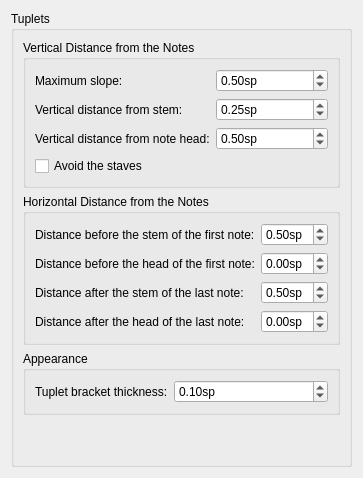
     <widget class="QWidget" name="Page19">
      <layout class="QVBoxLayout" name="verticalLayout_301">
       <property name="spacing">
        <number>0</number>
       </property>
       <item>
        <widget class="QGroupBox" name="groupBox">
         <property name="title">
          <string>Tuplets</string>
         </property>
         <layout class="QVBoxLayout" name="verticalLayout_38">
          <item>
           <widget class="QGroupBox" name="verticalDistance">
            <property name="title">
             <string>Vertical Distance from the Notes</string>
            </property>
            <layout class="QFormLayout" name="formLayout_5">
             <item row="0" column="0">
              <widget class="QLabel" name="label_48">
               <property name="text">
                <string>Maximum slope:</string>
               </property>
               <property name="buddy">
                <cstring>tupletMaxSlope</cstring>
               </property>
              </widget>
             </item>
             <item row="1" column="0">
              <widget class="QLabel" name="label_49">
               <property name="text">
                <string>Vertical distance from stem:</string>
               </property>
               <property name="buddy">
                <cstring>tupletVStemDistance</cstring>
               </property>
              </widget>
             </item>
             <item row="2" column="0">
              <widget class="QLabel" name="label_50">
               <property name="text">
                <string>Vertical distance from note head:</string>
               </property>
               <property name="buddy">
                <cstring>tupletVHeadDistance</cstring>
               </property>
              </widget>
             </item>
             <item row="3" column="0">
              <widget class="QCheckBox" name="tupletOutOfStaff">
               <property name="text">
                <string>Avoid the staves</string>
               </property>
              </widget>
             </item>
             <item row="1" column="1">
              <widget class="QDoubleSpinBox" name="tupletVStemDistance">
               <property name="suffix">
                <string>sp</string>
               </property>
               <property name="minimum">
                <double>-5.000000000000000</double>
               </property>
               <property name="maximum">
                <double>5.000000000000000</double>
               </property>
               <property name="singleStep">
                <double>0.050000000000000</double>
               </property>
               <property name="value">
                <double>0.250000000000000</double>
               </property>
              </widget>
             </item>
             <item row="2" column="1">
              <widget class="QDoubleSpinBox" name="tupletVHeadDistance">
               <property name="suffix">
                <string>sp</string>
               </property>
               <property name="minimum">
                <double>-5.000000000000000</double>
               </property>
               <property name="maximum">
                <double>5.000000000000000</double>
               </property>
               <property name="singleStep">
                <double>0.050000000000000</double>
               </property>
               <property name="value">
                <double>0.500000000000000</double>
               </property>
              </widget>
             </item>
             <item row="0" column="1">
              <widget class="QDoubleSpinBox" name="tupletMaxSlope">
               <property name="suffix">
                <string extracomment="spatium unit">sp</string>
               </property>
               <property name="minimum">
                <double>0.100000000000000</double>
               </property>
               <property name="maximum">
                <double>1.000000000000000</double>
               </property>
               <property name="singleStep">
                <double>0.050000000000000</double>
               </property>
               <property name="value">
                <double>0.500000000000000</double>
               </property>
              </widget>
             </item>
            </layout>
           </widget>
          </item>
          <item>
           <widget class="QGroupBox" name="groupBox_26">
            <property name="title">
             <string>Horizontal Distance from the Notes</string>
            </property>
            <layout class="QFormLayout" name="formLayout_8">
             <item row="0" column="0">
              <widget class="QLabel" name="label_51">
               <property name="text">
                <string>Distance before the stem of the first note:</string>
               </property>
               <property name="buddy">
                <cstring>tupletStemLeftDistance</cstring>
               </property>
              </widget>
             </item>
             <item row="1" column="0">
              <widget class="QLabel" name="label_55">
               <property name="text">
                <string>Distance before the head of the first note:</string>
               </property>
               <property name="buddy">
                <cstring>tupletNoteLeftDistance</cstring>
               </property>
              </widget>
             </item>
             <item row="2" column="0">
              <widget class="QLabel" name="label_56">
               <property name="text">
                <string>Distance after the stem of the last note:</string>
               </property>
               <property name="buddy">
                <cstring>tupletStemRightDistance</cstring>
               </property>
              </widget>
             </item>
             <item row="3" column="0">
              <widget class="QLabel" name="label_58">
               <property name="text">
                <string>Distance after the head of the last note:</string>
               </property>
               <property name="buddy">
                <cstring>tupletNoteRightDistance</cstring>
               </property>
              </widget>
             </item>
             <item row="0" column="1">
              <widget class="QDoubleSpinBox" name="tupletStemLeftDistance">
               <property name="suffix">
                <string>sp</string>
               </property>
               <property name="minimum">
                <double>-5.000000000000000</double>
               </property>
               <property name="maximum">
                <double>5.000000000000000</double>
               </property>
               <property name="singleStep">
                <double>0.050000000000000</double>
               </property>
               <property name="value">
                <double>0.500000000000000</double>
               </property>
              </widget>
             </item>
             <item row="1" column="1">
              <widget class="QDoubleSpinBox" name="tupletNoteLeftDistance">
               <property name="suffix">
                <string>sp</string>
               </property>
               <property name="minimum">
                <double>-5.000000000000000</double>
               </property>
               <property name="maximum">
                <double>5.000000000000000</double>
               </property>
               <property name="singleStep">
                <double>0.050000000000000</double>
               </property>
              </widget>
             </item>
             <item row="2" column="1">
              <widget class="QDoubleSpinBox" name="tupletStemRightDistance">
               <property name="suffix">
                <string>sp</string>
               </property>
               <property name="minimum">
                <double>-5.000000000000000</double>
               </property>
               <property name="maximum">
                <double>5.000000000000000</double>
               </property>
               <property name="singleStep">
                <double>0.050000000000000</double>
               </property>
               <property name="value">
                <double>0.500000000000000</double>
               </property>
              </widget>
             </item>
             <item row="3" column="1">
              <widget class="QDoubleSpinBox" name="tupletNoteRightDistance">
               <property name="suffix">
                <string>sp</string>
               </property>
               <property name="minimum">
                <double>-5.000000000000000</double>
               </property>
               <property name="maximum">
                <double>5.000000000000000</double>
               </property>
               <property name="singleStep">
                <double>0.050000000000000</double>
               </property>
              </widget>
             </item>
            </layout>
           </widget>
          </item>
          <item>
           <widget class="QGroupBox" name="groupBox_19">
            <property name="title">
             <string>Appearance</string>
            </property>
            <layout class="QFormLayout" name="formLayout_10">
             <item row="0" column="0">
              <widget class="QLabel" name="label_6">
               <property name="text">
                <string>Tuplet bracket thickness:</string>
               </property>
              </widget>
             </item>
             <item row="0" column="1">
              <widget class="QDoubleSpinBox" name="tupletBracketWidth">
               <property name="suffix">
                <string>sp</string>
               </property>
               <property name="minimum">
                <double>0.050000000000000</double>
               </property>
               <property name="maximum">
                <double>1.000000000000000</double>
               </property>
               <property name="singleStep">
                <double>0.050000000000000</double>
               </property>
               <property name="value">
                <double>0.100000000000000</double>
               </property>
              </widget>
             </item>
            </layout>
           </widget>
          </item>
          <item>
           <spacer name="verticalSpacer_3">
            <property name="orientation">
             <enum>Qt::Vertical</enum>
            </property>
            <property name="sizeHint" stdset="0">
             <size>
              <width>20</width>
              <height>40</height>
             </size>
            </property>
           </spacer>
          </item>
         </layout>
        </widget>
       </item>
      </layout>
     </widget>
